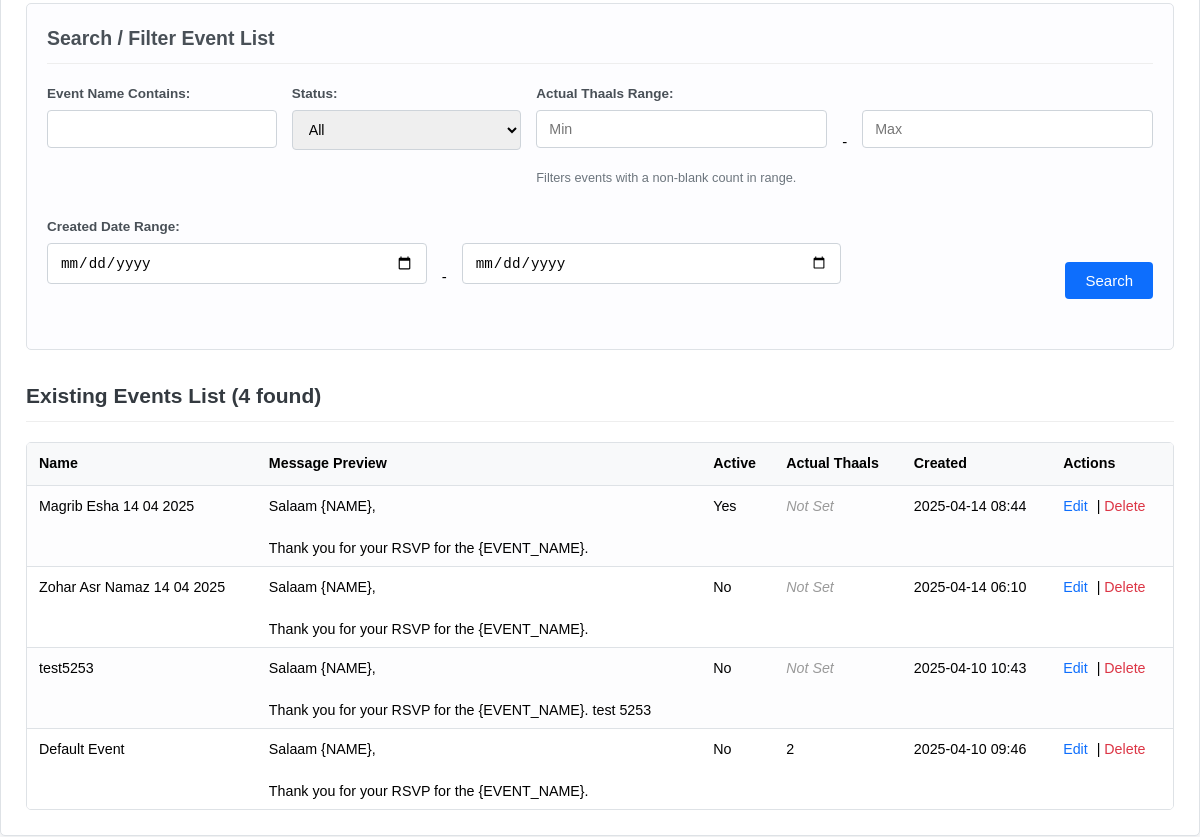
Before: /manage_events.php (signed in, lower part) with the older database file.
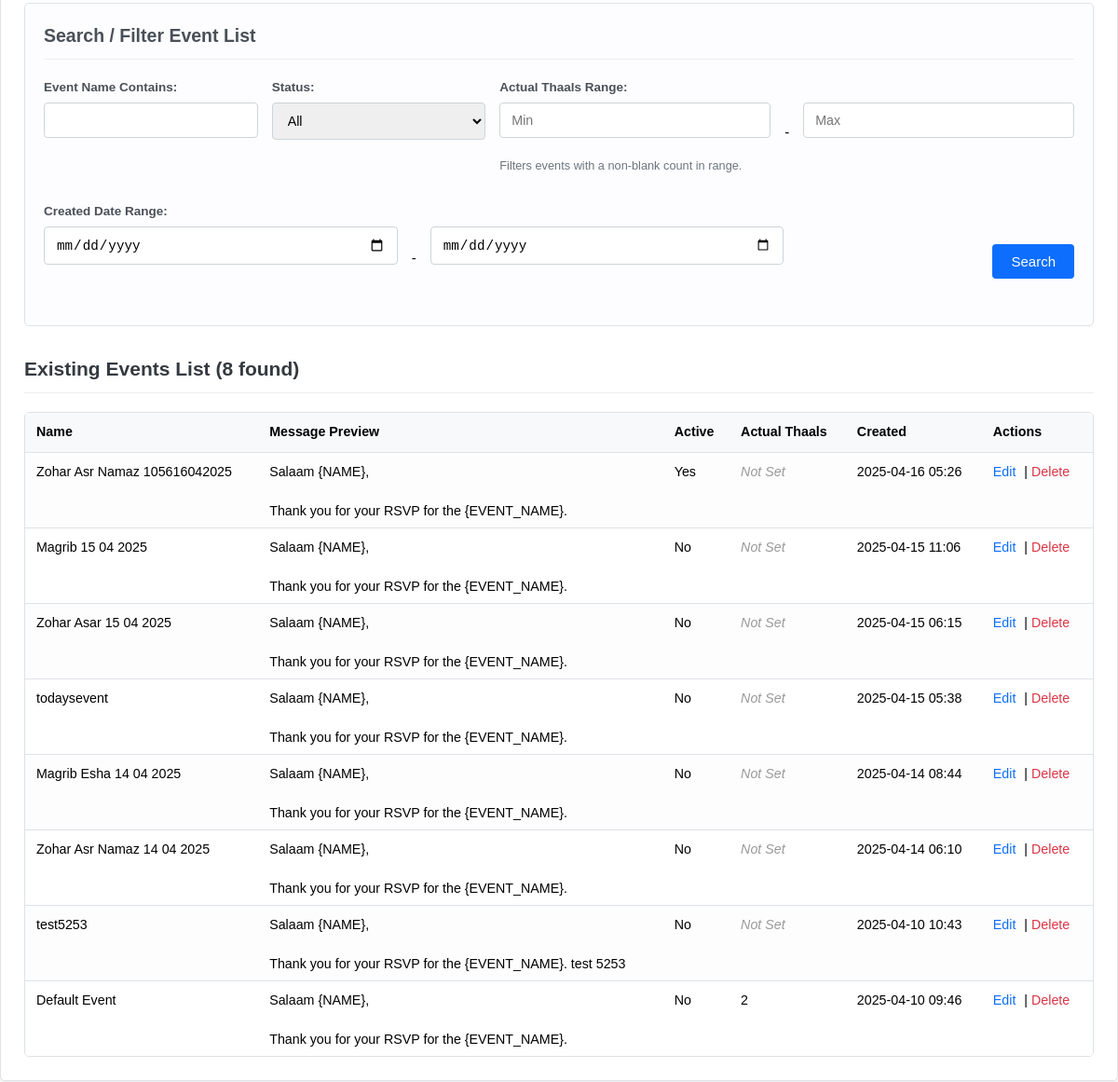
After: the same page with the newer database file.
### tables this page shows
CREATE TABLE `events` (
  `id` int(10) UNSIGNED NOT NULL,
  `event_name` varchar(255) NOT NULL,
  `custom_message` text DEFAULT NULL,
  `is_active` tinyint(1) DEFAULT 1,
  `actual_thaal_count` int(10) UNSIGNED DEFAULT NULL,
  `created_at` timestamp NOT NULL DEFAULT current_timestamp()
);

### manage_events.php (the view, shortened to what the changed rows need)
<?php
require 'db_connect.php';
$items_per_page = 10;
$page_error_message = $_SESSION['error_message'] ?? null;
$search_name = trim($_GET['search_name'] ?? '');
$search_active = $_GET['search_active'] ?? '';
$search_created_after = trim($_GET['search_created_after'] ?? '');
$search_created_before = trim($_GET['search_created_before'] ?? '');
$current_page = filter_input(INPUT_GET, 'page', FILTER_VALIDATE_INT, ['options' => ['default' => 1, 'min_range' => 1]]);
$params = [];
$paramTypes = "";
$whereSql = "";
$total_events = 0;
if ($page_error_message === null) {
    $sqlCount = "SELECT COUNT(*) as total FROM events {$whereSql}";
    $stmtCount = $conn->prepare($sqlCount);
    if ($stmtCount) {
        if ($stmtCount && $stmtCount->execute()) {
            $resultCount = $stmtCount->get_result();
            if ($rowCount = $resultCount->fetch_assoc()) {
                $total_events = (int)$rowCount['total'];
            }
        } elseif ($stmtCount) {
            if (empty($page_error_message)) {
                 $page_error_message = "Error executing count query: " . $stmtCount->error;
            }
        }
    } else {
        if (empty($page_error_message)) {
            $page_error_message = "Error preparing count query: " . $conn->error;
        }
    }
}
if ($total_events > 0 && $page_error_message === null) {
    $offset = ($current_page - 1) * $items_per_page;
} else {
    $current_page = 1;
    $total_pages = 1;
    $offset = 0;
}
$eventsList = [];
if ($page_error_message === null && $total_events > 0) {
    $sqlList = "SELECT id, event_name, custom_message, is_active, created_at, actual_thaal_count
                FROM events
                {$whereSql}
                ORDER BY created_at DESC -- Order descending by creation date
                LIMIT ? OFFSET ?";
    $stmtList = $conn->prepare($sqlList);
    if ($stmtList) {
        $listParams = $params;
        $listParams[] = $items_per_page;
        $listParams[] = $offset;
        $listParamTypes = $paramTypes . "ii";
        try {
             $stmtList->bind_param($listParamTypes, ...$listParams);
             if ($stmtList->execute()) {
                 $resultList = $stmtList->get_result();
                 while($row = $resultList->fetch_assoc()) {
                     $eventsList[] = $row;
                 }
             } else {
                if (empty($page_error_message)) {
                    $page_error_message = "Error executing event list query: " . $stmtList->error;
                }
             }
         } catch (Exception $e) {
            if (empty($page_error_message)) {
                $page_error_message = "Error binding parameters for event list query: " . $e->getMessage();
            }
         }
    } else {
        if (empty($page_error_message)) {
            $page_error_message = "Error preparing event list query: " . $conn->error;
        }
    }
} elseif ($page_error_message === null && $total_events === 0) {
}
$base_query_params = [
    'search_name' => $search_name,
    'search_active' => $search_active,
    'search_thaals_min' => filter_input(INPUT_GET, 'search_thaals_min'),
    'search_thaals_max' => filter_input(INPUT_GET, 'search_thaals_max'),
    'search_created_after' => $search_created_after,
    'search_created_before' => $search_created_before
];
$base_query_params = array_filter($base_query_params, function($value) { return $value !== '' && $value !== null; });
?>
<!DOCTYPE html>
<html>
<head>
    <link rel="stylesheet" href="style.css">
</head>
<body>
<div class="container">
     <div class="search-form">
        <h2>Search / Filter Event List</h2>
        <form action="manage_events.php" method="GET">
        </form>
    </div>
    <h2 class="list-header">
        Existing Events List
         <?php if ($page_error_message === null) : ?>
            (<?php echo number_format($total_events); ?> found<?php echo (!empty($base_query_params) ? ' matching filters' : ''); ?>)
        <?php endif; ?>
    </h2>
    <?php if (!empty($eventsList)): ?>
        <div class="table-container">
            <table>
                <thead>
                    <tr>
                        <th>Name</th>
                        <th>Message Preview</th>
                        <th>Active</th>
                        <th>Actual Thaals</th>
                        <th>Created</th>
                        <th>Actions</th>
                    </tr>
                </thead>
                <tbody>
                    <?php foreach ($eventsList as $eventItem):  ?>
                    <tr>
                        <td><?php echo htmlspecialchars($eventItem['event_name']); ?></td>
                        <td>
                            <span class="message-preview" title="<?php echo htmlspecialchars($eventItem['custom_message']); ?>">
                                <?php echo nl2br(htmlspecialchars(substr($eventItem['custom_message'], 0, 100))) . (strlen($eventItem['custom_message']) > 100 ? '...' : ''); ?>
                            </span>
                        </td>
                        <td><?php echo $eventItem['is_active'] ? 'Yes' : 'No'; ?></td>
                        <td><?php echo isset($eventItem['actual_thaal_count']) ? number_format($eventItem['actual_thaal_count']) : '<em style="color:#999;">Not Set</em>'; ?></td>
                        <td><?php echo date('Y-m-d H:i', strtotime($eventItem['created_at'])); ?></td>
                        <td>
                            <a href="manage_events.php?edit_id=<?php echo $eventItem['id']; ?>" title="Edit Event">Edit</a> |
                             <a href="manage_events.php?delete_id=<?php echo $eventItem['id']; ?>" class="delete-link" title="Delete Event" onclick="return confirm('Are you sure you want to delete the event \'<?php echo htmlspecialchars(addslashes($eventItem['event_name'])); ?>\'?\nThis cannot be undone and might fail if RSVPs exist.');">Delete</a>
                        </td>
                    </tr>
                    <?php endforeach; ?>
                </tbody>
            </table>
        </div>
    <?php elseif ($page_error_message === null):  ?>
        <p class="no-results">
            <?php echo (!empty($base_query_params)) ? 'No events found matching your search criteria.' : 'No events found in the database. Please add one using the form above.'; ?>
        </p>
    <?php endif;  ?>
</div>
</body>
</html>

Changed rows visible on the page:
added events: event_name "Zohar Asr Namaz 105616042025", custom_message "Salaam {NAME}, Thank you for your RSVP for the {EVENT_NAME}.", is_active "Yes", shows "Not Set", created_at "2025-04-16 05:26"
added events: event_name "Magrib 15 04 2025", custom_message "Salaam {NAME}, Thank you for your RSVP for the {EVENT_NAME}.", is_active "No", shows "Not Set", created_at "2025-04-15 11:06"
added events: event_name "Zohar Asar 15 04 2025", custom_message "Salaam {NAME}, Thank you for your RSVP for the {EVENT_NAME}.", is_active "No", shows "Not Set", created_at "2025-04-15 06:15"
added events: event_name "todaysevent", custom_message "Salaam {NAME}, Thank you for your RSVP for the {EVENT_NAME}.", is_active "No", shows "Not Set", created_at "2025-04-15 05:38"
changed events "Magrib Esha 14 04 2025": is_active "Yes" → "No"
Other visible differences:
$total_events: "4" → "8"
